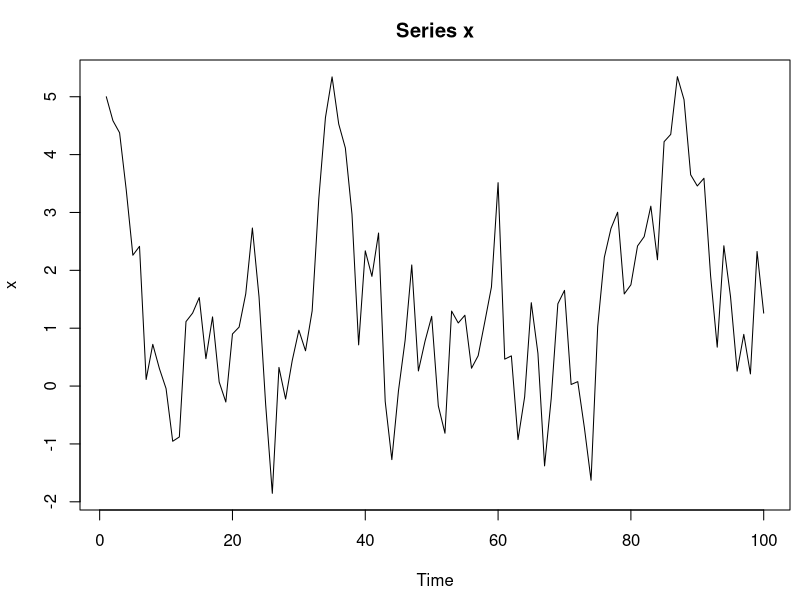
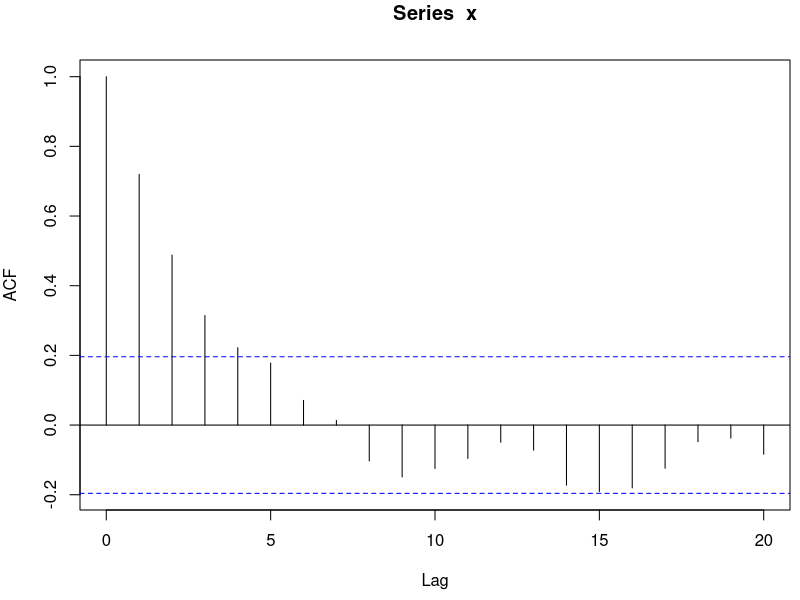
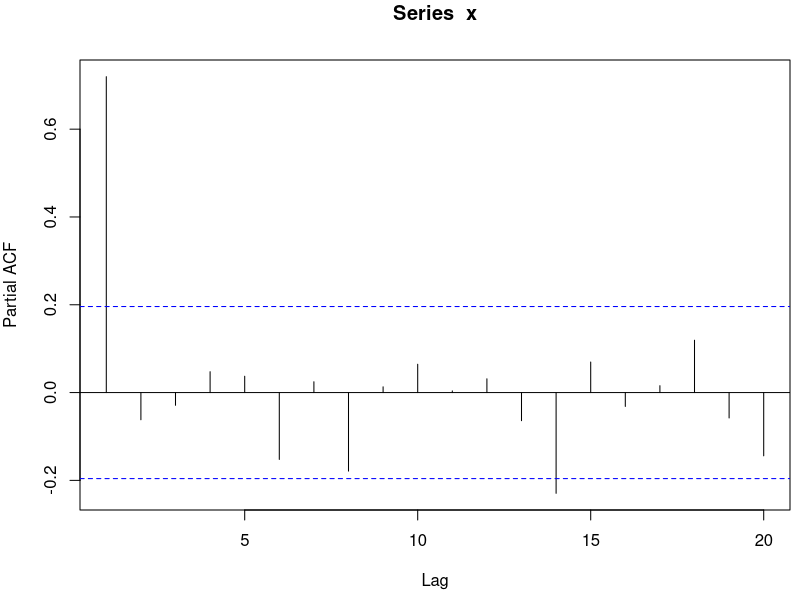

Write the R code that produced these figures, in order.
par(mai=c(0.9, 0.8, 0.6, 0.1))
set.seed(12345)
phi <- 0.8; n <- 100; x <- numeric(0); x[1] <- 5
for (i in 2:n)
   x[i] <- phi*x[i-1] + rnorm(1)
x <- ts(x)
plot(x, main="Series x")
acf(x)
pacf(x)

savePlot("ttt", type="eps")

phi1 <- 1; phi2 <- -0.5; n <- 100
x <- numeric(n); x[1] <- 1; x[2] <- 0.5
for (i in 3:n)
   x[i] <- phi1*x[i-1] + phi2*x[i-2] + rnorm(1)
x <- ts(x)
